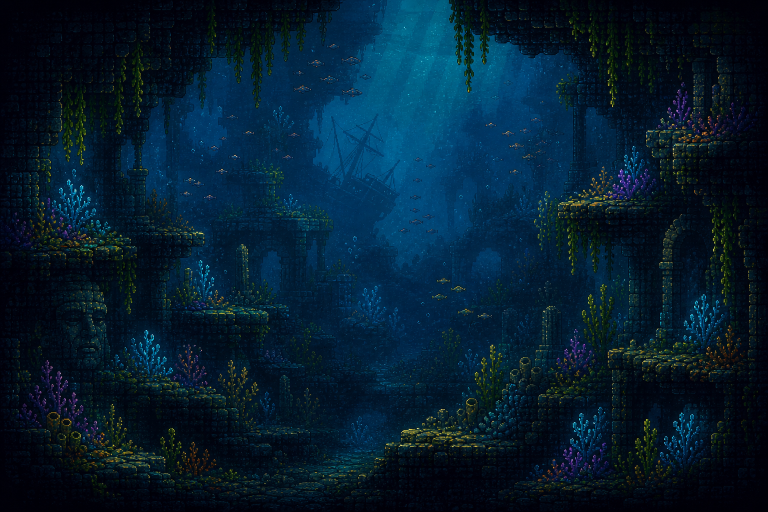
#> input picture deep_dive/ArtSource/generated/deep_dive_cavern_reference.png, 1536 x 1024 px (shown at 1/2 size)
$ python -i paint_stardew_kit.py   (imports and definitions only)
#> lines starting #> are read from the running program, lines starting #| are printed output that depends on the picture
"""DEPRECATED for shipping look — overwrites hero installs with tiny blocks.

Use: python tools/install_heroes.py
"""
# [1 line not run here, left out]
# Hand-authored fallback (disabled):
from pathlib import Path
from PIL import Image, ImageDraw

ROOT = Path(__file__).resolve().parents[1] / "Assets" / "textures"
ENV, ART, BOATS = ROOT / "env", ROOT / "art", ROOT / "boats"
# [2 lines not run here, left out]

INK = (36, 28, 32, 255)
W1, W2, W3, W4 = (90, 58, 38, 255), (130, 86, 52, 255), (170, 118, 70, 255), (210, 160, 100, 255)
SKY = None


# [4 lines left out: function save, not called in this run]


def im(w, h):
    return Image.new("RGBA", (w, h), (0, 0, 0, 0))


def put(img, x, y, c):
    if 0 <= x < img.width and 0 <= y < img.height:
        img.putpixel((x, y), c)


# [4 lines left out: function rect, not called in this run]


def outline_opaque(img):
    a = img.split()[-1]
    out = img.copy()
    for y in range(img.height):
        for x in range(img.width):
            if a.getpixel((x, y)) < 10:
                for dx, dy in ((-1, 0), (1, 0), (0, -1), (0, 1)):
                    nx, ny = x + dx, y + dy
                    if 0 <= nx < img.width and 0 <= ny < img.height and a.getpixel((nx, ny)) > 20:
                        put(out, x, y, INK)
                        break
    return out


# --- Shop (side view, cozy) ---
s = im(64, 52)
#> s: PIL image 64x52 RGBA; every value is 0
# stilts
# [29 lines not run here, left out]

# --- Dock plank strip ---
d = im(128, 12)
# [6 lines not run here, left out]

# --- Pillar ---
p = im(10, 48)
# [4 lines not run here, left out]

# --- Player (readable Stardew-ish) ---
# [24 lines left out: function player_frame, not called in this run]


# [9 lines not run here, left out]

# --- Boats (shared waterline at bottom-8) ---
# [37 lines left out: function boat, not called in this run]


# [2 lines not run here, left out]

# Sky sunset band
sky = im(160, 100)
#> sky: PIL image 160x100 RGBA; every value is 0
d = ImageDraw.Draw(sky)
# [13 lines not run here, left out]

# Water
water = im(96, 72)
#> water: PIL image 96x72 RGBA; every value is 0
d = ImageDraw.Draw(water)
# [7 lines not run here, left out]

# Foam
foam = im(128, 8)
# [7 lines not run here, left out]

>>> from PIL import Image
>>> picture = Image.open('../../deep_dive/ArtSource/generated/deep_dive_cavern_reference.png')
#> picture is the input picture: PIL image 1536x1024 RGB; mean R, G, B 4.4, 29.4, 47.2
>>> result = outline_opaque(picture)
#> in outline_opaque, `a = img.split()[-1]`:
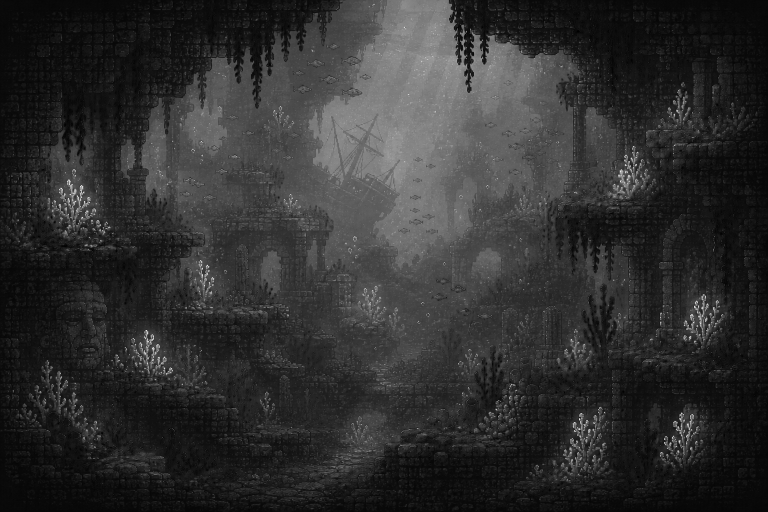
#> a: PIL image 1536x1024 L (shown at 1/2 size); min 0, max 255, mean 47.2
